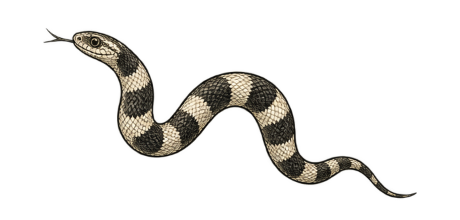
#> input picture projects/snakbite/assets/diversity/banded-05.png, 460 x 220 px, given in place of media_1792690890716.png, which was not available
$ python extract_and_preview.py
#> lines starting #> are read from the running program, lines starting #| are printed output that depends on the picture; after the words box and inside, x2 and y2 are one past the last pixel; in counts of white or black regions, pixels touching at a corner belong together; pictures that were not available may be replaced by others from this repository, and a replacement may not be noted
import os
import numpy as np
from PIL import Image
import scipy.ndimage as ndi

folder = r'C:\Users\Tuff\.gemini\antigravity-ide\brain\259c676c-575c-4bad-a90b-de08054c403d\.user_uploaded'
out_dir = r'e:\Portfolio\Snakebite Dataviz\snakbite\assets\diversity'
os.makedirs(out_dir, exist_ok=True)

sheets = {
    'green': ('media_1792690890716.png', (420, 240)),
    'cobra': ('media_1792690901176.png', (350, 350)),
    'brown': ('media_1792690908366.png', (420, 260)),
    'banded': ('media_1792690916085.png', (460, 220)),
}

for name, (fname, canvas_size) in sheets.items():
    im = Image.open(os.path.join(folder, fname))
#> im is the input picture: PIL image 460x220 RGBA; mean R, G, B, A 16.8, 15.5, 12.8, 33.1
    arr = np.array(im)
    alpha = arr[:, :, 3]
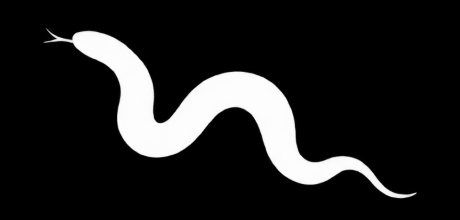
#> alpha: shape (220, 460); min 0, max 254, mean 33.1
    mask = alpha > 10
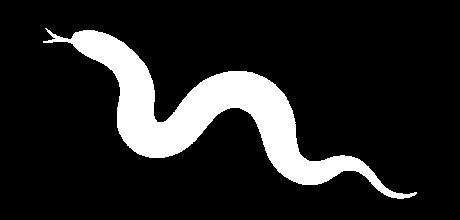
#> mask: shape (220, 460) bool; 14% white; 1 white region, box (x1, y1, x2, y2) and area: (43, 28, 417, 199) 14121

    struct = np.ones((5, 5), dtype=bool)
    dilated = ndi.binary_dilation(mask, structure=struct)
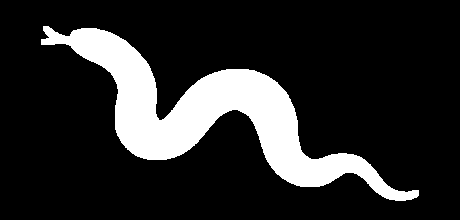
#> dilated: shape (220, 460) bool; 16.7% white; 1 white region, box (x1, y1, x2, y2) and area: (41, 26, 419, 201) 16897
    labeled, num_features = ndi.label(dilated)
#> num_features = 1
    sizes = ndi.sum(mask, labeled, range(1, num_features + 1))
#> sizes = [14121]

    comp_info = []
    for i, size in enumerate(sizes, 1):
        if size > 500:
            ys, xs = np.where(labeled == i)
            comp_info.append({'id': i, 'xs': xs, 'ys': ys, 'cy': np.mean(ys), 'cx': np.mean(xs)})
#> this loop made 1 pass
#> (i, size) on pass 1: (1, 14121)
#> after the loop, comp_info = 1 item

    mid_y = np.mean([c['cy'] for c in comp_info])
#> mid_y = 113.7
    row0 = sorted([c for c in comp_info if c['cy'] < mid_y], key=lambda c: c['cx'])
#> row0 = []
    row1 = sorted([c for c in comp_info if c['cy'] >= mid_y], key=lambda c: c['cx'])
#> row1 = 1 item
    ordered = row0 + row1
#> ordered = 1 item

    cw, ch = canvas_size
    print(f"\nProcessing {name.upper()} into {cw}x{ch}...")

    for idx, c in enumerate(ordered, 1):
        xs, ys = c['xs'], c['ys']
        xmin, xmax = xs.min(), xs.max()
        ymin, ymax = ys.min(), ys.max()

        # Crop the sprite using its exact component mask
        sprite = arr[ymin:ymax+1, xmin:xmax+1].copy()
        sprite_mask = (labeled[ymin:ymax+1, xmin:xmax+1] == c['id'])
        sprite[~sprite_mask, 3] = 0

        sw, sh = sprite.shape[1], sprite.shape[0]

        # Target canvas
        canvas = np.zeros((ch, cw, 4), dtype=np.uint8)

        if name == 'cobra':
            # Coil bottom and center alignment
            # Find coil bottom in this sprite:
            bottom_in_sprite = sh - 1
            # coil is bottom 80px
            coil_ys, coil_xs = np.where((sprite[:, :, 3] > 20) & (np.arange(sh)[:, None] > sh - 80))
            coil_cx_in_sprite = np.mean(coil_xs) if len(coil_xs) > 0 else sw / 2

            target_cx = cw // 2
            target_bottom = ch - 15

            paste_x = int(target_cx - coil_cx_in_sprite)
            paste_y = int(target_bottom - bottom_in_sprite)
        elif name == 'green':
            # Bottom baseline and horizontal centering/tail alignment
            target_bottom = ch - 20
            paste_y = target_bottom - (sh - 1)
            # Center horizontally with comfortable padding
            paste_x = (cw - sw) // 2
        elif name == 'brown':
            target_bottom = ch - 20
            paste_y = target_bottom - (sh - 1)
            paste_x = (cw - sw) // 2
        elif name == 'banded':
            target_bottom = ch - 20
            paste_y = target_bottom - (sh - 1)
            paste_x = (cw - sw) // 2

        # Ensure within canvas bounds
        x1_dst = max(0, paste_x)
        y1_dst = max(0, paste_y)
        x2_dst = min(cw, paste_x + sw)
        y2_dst = min(ch, paste_y + sh)

        x1_src = x1_dst - paste_x
        y1_src = y1_dst - paste_y
        x2_src = x1_src + (x2_dst - x1_dst)
        y2_src = y1_src + (y2_dst - y1_dst)

        canvas[y1_dst:y2_dst, x1_dst:x2_dst] = sprite[y1_src:y2_src, x1_src:x2_src]

        out_file = os.path.join(out_dir, f"{name}-{idx:02d}.png")
        Image.fromarray(canvas, mode='RGBA').save(out_file)
        print(f"  Saved {out_file} (sprite size {sw}x{sh} at ({paste_x},{paste_y}))")
#> this loop made 1 pass
#> (idx, xmin, xmax, ymin, ymax, sw, sh, target_bottom) on pass 1: (1, 41, 418, 26, 200, 378, 175, 220)
#|   Saved e:\Portfolio\Snakebite Dataviz\snakbite\assets\diversity/green-01.png (sprite size 378x175 at (21,46))
#> pass 1, `sprite = arr[ymin:ymax+1, xmin:xmax+1].copy()`:
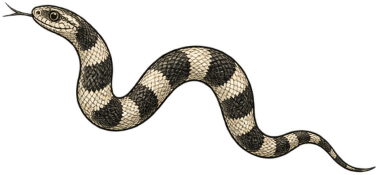
#> sprite: shape (175, 378, 4); mean R, G, B, A 25.7, 23.7, 19.6, 50.7; transparent parts drawn white
#> pass 1, `sprite_mask = (labeled[ymin:ymax+1, xmin:xmax+1] == c['id'])`:
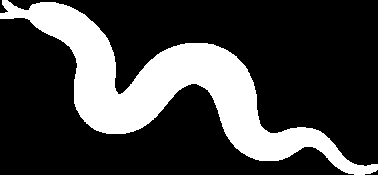
#> sprite_mask: shape (175, 378) bool; 25.5% white; 1 white region, box (x1, y1, x2, y2) and area: (0, 0, 378, 175) 16897
#> pass 1, `Image.fromarray(canvas, mode='RGBA').save(out_file)`:
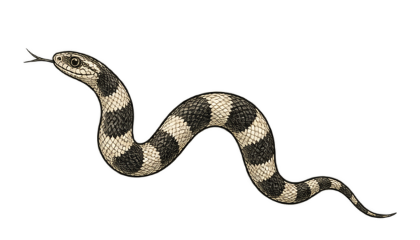
#> saved as green-01.png: PIL image 420x240 RGBA; mean R, G, B, A 16.9, 15.6, 12.8, 33.3; transparent parts drawn white
#> pass 2 of the loop `for name, (fname, canvas_size) in sheets.items():`:
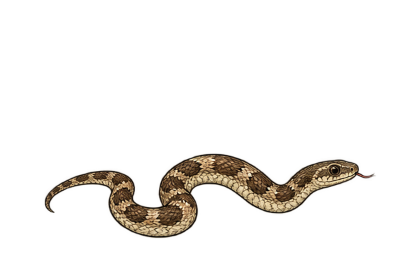
#> input picture projects/snakbite/assets/diversity/brown-01.png, 420 x 260 px, given in place of media_1792690901176.png, which was not available
#> im is the input picture: PIL image 420x260 RGBA; mean R, G, B, A 13.2, 10.7, 7.4, 23.7
#> alpha: shape (260, 420)
#> `mask = alpha > 10`:
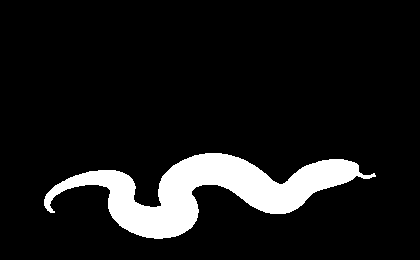
#> mask: shape (260, 420) bool; 10% white; 1 white region, box (x1, y1, x2, y2) and area: (44, 153, 376, 239) 10956
#> struct = [[True, True, True, True, True], [True, True, True, True, True], [True, True, True, True, True], [True, True, True, True, True], [True, True, True, True, True]]
#> dilated: shape (260, 420) bool; 12.1% white; 1 white region, box (x1, y1, x2, y2) and area: (42, 151, 378, 241) 13211
#> sizes = [10956]
#> the loop `for i, size in enumerate(sizes, 1):` made 1 pass
#> (i, size) on pass 1: (1, 10956)
#> mid_y = 190
#> the loop `for idx, c in enumerate(ordered, 1):` made 1 pass
#> (idx, xmin, xmax, ymin, ymax, sw, sh, bottom_in_sprite) on pass 1: (1, 42, 377, 151, 240, 336, 90, 89)
#> (printed output is left out)
#> pass 1, `Image.fromarray(canvas, mode='RGBA').save(out_file)`:
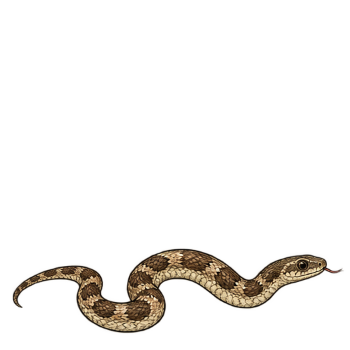
#> saved as cobra-01.png: PIL image 350x350 RGBA; mean R, G, B, A 11.8, 9.5, 6.6, 21.2; transparent parts drawn white
#> (the run stopped early here; a loop or call above may not have finished)
